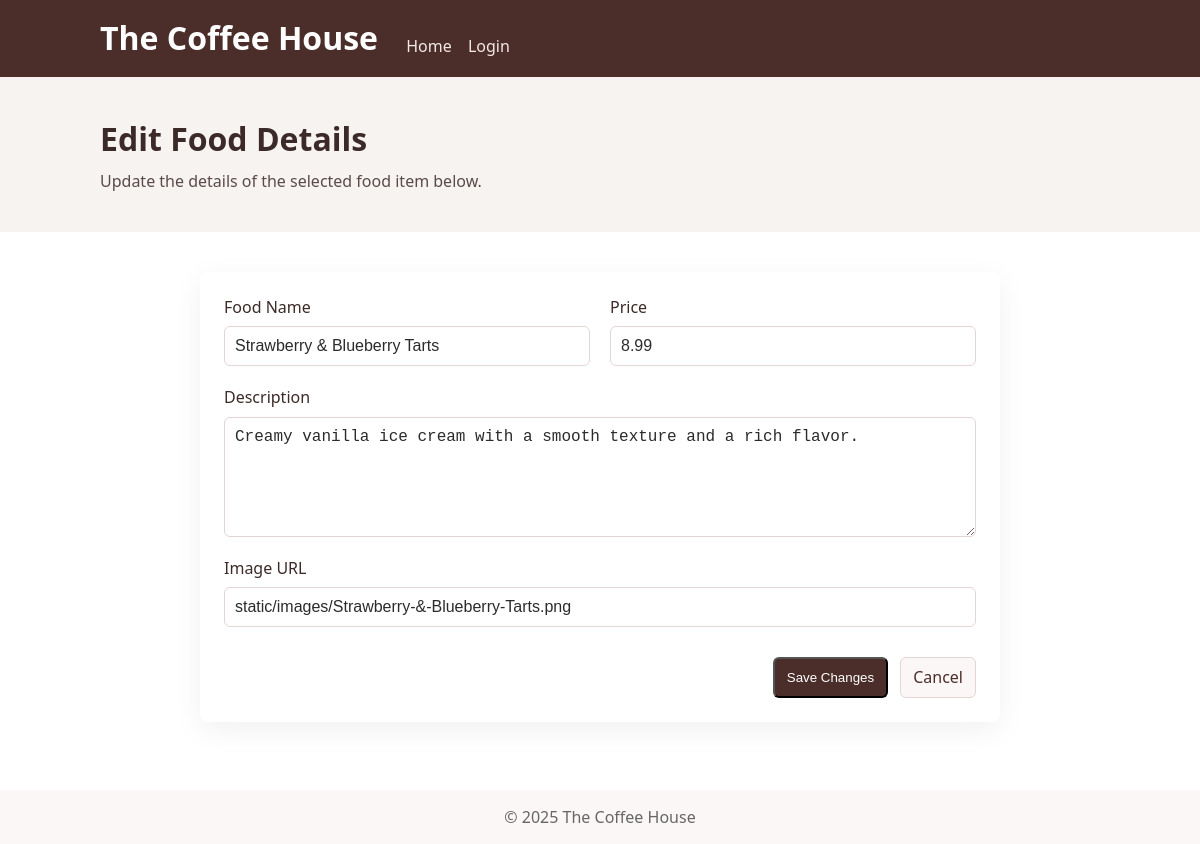
/admin/editFood/4, run on the app's committed database.
### tables this page shows
CREATE TABLE food_menu (
        id INTEGER PRIMARY KEY,
        name TEXT NOT NULL,
        price REAL NOT NULL,
        description TEXT,
        image_url TEXT
    );

### app.py (the view, shortened to what this page needs)
@app.route("/admin/editFood/<int:foodID>", methods=["GET", "POST"])
def editFood(foodID):
    db = get_db()
    cursor = db.cursor()
    if request.method == "GET":
        cursor.execute("SELECT * FROM food_menu WHERE id = ?", [foodID])
        food = cursor.fetchone()
        db.close()
        return render_template("editFood.html", food=food)

### app.py (called while the page is built)
def get_db():
    conn = sqlite3.connect("cafe.db")
    conn.row_factory = sqlite3.Row  # This allows accessing columns by name
    return conn

### templates/editFood.html (shortened to what this page needs)
<!DOCTYPE html>
<html lang="en">
    <head>
        <link rel="stylesheet" href="/static/css/style.css" />
    </head>
    <body>
        <header class="site-header">
            <div class="container">
                <h1 class="logo">The Coffee House</h1>
                <nav>
                    <a href="/">Home</a>
                    <a href="/login">Login</a>
                </nav>
            </div>
        </header>
        <section class="hero">
            <div class="container hero-inner">
                <div class="hero-text">
                    <h2>Edit Food Details</h2>
                    <p>Update the details of the selected food item below.</p>
                </div>
            </div>
        </section>
        <section class="container profile-card">
            <form class="card add-food-form" action="/admin/editFood/{{food.id}}" method="POST">
                <div class="form-grid">
                    <div class="form-group">
                        <label for="name">Food Name</label>
                        <input type="text" id="name" name="name" value="{{food.name}}" required
                               placeholder="e.g., Chocolate Croissant">
                    </div>
                    <div class="form-group">
                        <label for="price">Price</label>
                        <input type="number" id="price" name="price" step="0.01" value="{{food.price}}" required
                               placeholder="e.g., 4.99">
                    </div>
                    <div class="form-group full-width">
                        <label for="description">Description</label>
                        <textarea id="description" name="description" required
                                 placeholder="Describe your menu item...">{{food.description}}</textarea>
                    </div>
                    <div class="form-group full-width">
                        <label for="image">Image URL</label>
                        <input type="text" id="image" name="image_url" value="{{food.image_url}}" required
                               placeholder="Enter the image URL">
                    </div>
                    <div class="form-actions">
                        <button type="submit" class="btn">Save Changes</button>
                        <a href="/" class="btn btn-secondary">Cancel</a>
                    </div>
                </div>
            </form>
        </section>
        <footer class="site-footer">
            <div class="container">&copy; {{ 2025 }} The Coffee House</div>
        </footer>
    </body>
</html>

### static/css/style.css (style rules this page uses)
* { box-sizing: border-box; margin: 0; padding: 0; }
body { font-family: system-ui, -apple-system, Segoe UI, Roboto, Helvetica, Arial, sans-serif; line-height: 1.4; color: #2b2b2b; background: #fff; }
.container { width: 92%; max-width: 1000px; margin: 0 auto; }
.site-header { background: #4b2e2a; color: #fff; padding: 16px 0; }
.site-header .logo { display: inline-block; font-weight: 700; margin-right: 24px; }
.site-header nav { display: inline-block; vertical-align: middle; }
.site-header nav a { color: #f3e9e6; margin-right: 12px; text-decoration: none; }
.hero { background: #f7f3f1; padding: 40px 0; }
.hero-inner { display: flex; gap: 20px; align-items: center; }
.hero-text h2 { font-size: 32px; color: #3b2a28; margin-bottom: 8px; }
.hero-text p { color: #5a4a49; }
.site-footer { background: #faf7f6; padding: 16px 0; color: #666; margin-top: 28px; text-align: center; }
.profile-card { padding: 40px 0; }
.card { display: flex; gap: 20px; background: #fff; border-radius: 8px; padding: 18px; box-shadow: 0 8px 30px rgba(0, 0, 0, 0.06); align-items: center; }
.btn { display: inline-block; margin-top: 10px; padding: 8px 12px; background: #4b2e2a; color: #fff; text-decoration: none; border-radius: 6px; }
.add-food-form { width: 100%; max-width: 800px; margin: 0 auto; padding: 24px; }
.form-grid { display: grid; grid-template-columns: repeat(2, 1fr); gap: 20px; width: 100%; }
.form-group { display: flex; flex-direction: column; gap: 8px; }
.form-group.full-width { grid-column: 1 / -1; }
.form-group label { color: #3b2a28; font-weight: 500; }
.form-group input, .form-group textarea { padding: 10px; border: 1px solid #e3d6d4; border-radius: 6px; font-size: 1rem; color: #2b2b2b; background: #fff; }
.form-group textarea { min-height: 120px; resize: vertical; }
.form-actions { grid-column: 1 / -1; display: flex; gap: 12px; justify-content: flex-end; }
.btn-secondary { background: #faf7f6; color: #4b2e2a; border: 1px solid #e3d6d4; }

### data on the page
food_menu: name "Strawberry & Blueberry Tarts", price "8.99", description "Creamy vanilla ice cream with a smooth texture and a rich flavor.", image_url "static/images/Strawberry-&-Blueberry-Tarts.png"

### other printed values
{{ 2025 }} "2025"
